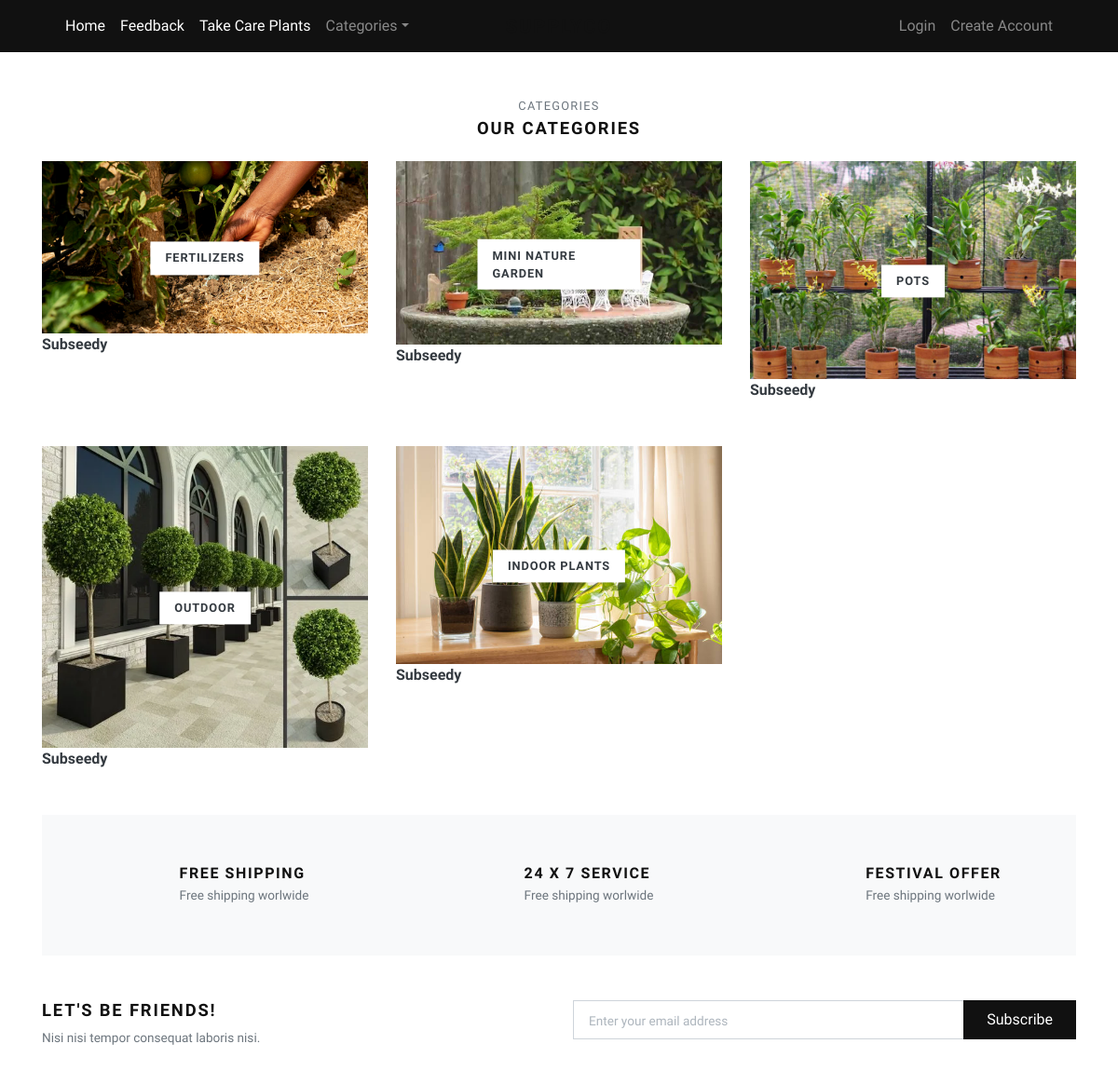
Page /categories/ on the committed database.
### store/models.py (models this page shows, shortened)
class Category(models.Model):
    status_choices = [
        ('Subseedy', 'Subseedy'),
        ('Nosubseedy', 'No subseedy'),
    ]
    title = models.CharField(max_length=50, verbose_name="Category Title")
    slug = models.SlugField(max_length=55, verbose_name="Category Slug")
    description = models.TextField(blank=True, verbose_name="Category Description")
    category_image = models.ImageField(upload_to='category', blank=True, null=True, verbose_name="Category Image")
    is_active = models.BooleanField(verbose_name="Is Active?")
    is_featured = models.BooleanField(verbose_name="Is Featured?")
    choice = models.CharField(max_length=40, choices=status_choices)
    created_at = models.DateTimeField(auto_now_add=True, verbose_name="Created Date")
    updated_at = models.DateTimeField(auto_now=True, verbose_name="Updated Date")
    class Meta:
        verbose_name_plural = 'Categories'
        ordering = ('-created_at',)

### store/views.py (the view)
# urls.py: path('categories/', views.all_categories, name="all-categories"),
def all_categories(request):
    categories = Category.objects.filter(is_active=True)
    return render(request, 'store/categories.html', {'categories': categories})

### store/context_preprocessors.py (called while the page is built)
def store_menu(request):
    categories = Category.objects.filter(is_active=True)
    context = {
        'categories_menu': categories,
    }
    return context

def cart_menu(request):
    if request.user.is_authenticated:
        cart_items= Cart.objects.filter(user=request.user)
        context = {
            'cart_items': cart_items,
        }
    else:
        context = {}
    return context

### templates/store/categories.html (shortened to what this page needs)
{% extends 'base.html' %}
{% load static %}
      {% block content %}
      <div class="container">
        <section class="pt-5">
          <header class="text-center">
            <p class="small text-muted small text-uppercase mb-1">Categories</p>
            <h2 class="h5 text-uppercase mb-4">Our categories</h2>
          </header>
          <div class="row">
          {% if categories %}
            {% for category in categories %}
              <div class="col-md-4 mb-4 mb-md-5">
                <a class="category-item" href="{% url 'store:category-products' category.slug %}">
                  <strong class="category-item-title">{{ category.title }}</strong>
                 <strong class="category-item-title1">{{ category.choice }}</strong>
                </a>
              </div>
            {% endfor %}
          {% endif %}
          </div>
        </section>
        <section class="py-5 bg-light">
          <div class="container">
            <div class="row text-center">
              <div class="col-lg-4 mb-3 mb-lg-0">
                <div class="d-inline-block">
                  <div class="media align-items-end">
                    <svg class="svg-icon svg-icon-big svg-icon-light">
                      <use xlink:href="#delivery-time-1"> </use>
                    </svg>
                    <div class="media-body text-left ml-3">
                      <h6 class="text-uppercase mb-1">Free shipping</h6>
                      <p class="text-small mb-0 text-muted">Free shipping worlwide</p>
                    </div>
                  </div>
                </div>
              </div>
              <div class="col-lg-4 mb-3 mb-lg-0">
                <div class="d-inline-block">
                  <div class="media align-items-end">
                    <svg class="svg-icon svg-icon-big svg-icon-light">
                      <use xlink:href="#helpline-24h-1"> </use>
                    </svg>
                    <div class="media-body text-left ml-3">
                      <h6 class="text-uppercase mb-1">24 x 7 service</h6>
                      <p class="text-small mb-0 text-muted">Free shipping worlwide</p>
                    </div>
                  </div>
                </div>
              </div>
              <div class="col-lg-4">
                <div class="d-inline-block">
                  <div class="media align-items-end">
                    <svg class="svg-icon svg-icon-big svg-icon-light">
                      <use xlink:href="#label-tag-1"> </use>
                    </svg>
                    <div class="media-body text-left ml-3">
                      <h6 class="text-uppercase mb-1">Festival offer</h6>
                      <p class="text-small mb-0 text-muted">Free shipping worlwide</p>
                    </div>
                  </div>
                </div>
              </div>
            </div>
          </div>
        </section>
        <section class="py-5">
          <div class="container p-0">
            <div class="row">
              <div class="col-lg-6 mb-3 mb-lg-0">
                <h5 class="text-uppercase">Let's be friends!</h5>
                <p class="text-small text-muted mb-0">Nisi nisi tempor consequat laboris nisi.</p>
              </div>
              <div class="col-lg-6">
                <form action="#">
                  <div class="input-group flex-column flex-sm-row mb-3">
                    <input class="form-control form-control-lg py-3" type="email" placeholder="Enter your email address" aria-describedby="button-addon2">
                    <div class="input-group-append">
                      <button class="btn btn-dark btn-block" id="button-addon2" type="submit">Subscribe</button>
                    </div>
                  </div>
                </form>
              </div>
            </div>
          </div>
        </section>
      </div>
      {% endblock content %}

### supplyco/static/css/style.default.css (style rules this page uses)
.text-small { font-size: 0.85rem !important; }
strong { font-weight: 700; }
.category-item { display: block; position: relative; color: #343a40; transition: all 0.3s; }
.category-item-title { display: inline-block; padding: 0.5rem 1rem; background: #fff; text-transform: uppercase; letter-spacing: 0.07em; position: absolute; top: 50%; left: 50%; -webkit-transform: translate(-50%, -50%); transform: translate(-50%, -50%); box-shadow: 0 0 5px rgba(0, 0, 0, 0.07); font-size: 0.8rem; }
.text-uppercase { text-transform: uppercase; letter-spacing: 0.1em; }
.svg-icon { width: 32px; height: 32px; vertical-align: text-bottom; stroke: currentColor; stroke-width: 3; --layer1: currentColor; --layer2: currentColor; --layer3: currentColor; }
.svg-icon.svg-icon-light { stroke-width: 2; }
.svg-icon-big { width: 48px; height: 48px; }
.btn { font-weight: 400; border: 1px solid transparent; font-family: inherit; padding: 0.375rem 1.5rem; font-size: 1rem; line-height: 1.5; border-radius: 0; transition: color 0.15s ease-in-out, background-color 0.15s ease-in-out, border-color 0.15s ease-in-out, box-shadow 0.15s ease-in-out; }
.btn-dark { color: #fff; background-color: #111111; border-color: #111111; }
body { font-family: "Libre Franklin", sans-serif; font-size: 1rem; font-weight: 400; line-height: 1.5; color: #111111; background-color: #fff; }
a { color: #dcb14a; text-decoration: none; }
h1, h2, h3, h4, h5, h6, .h1, .h2, .h3, .h4, .h5, .h6 { margin-bottom: 0.5rem; font-family: inherit; font-weight: 900; line-height: 1.2; color: inherit; }
h2, .h2 { font-size: 1.9rem; }
h5, .h5 { font-size: 1.15rem; }
h6, .h6 { font-size: 1rem; }
small, .small { font-size: 80%; font-weight: 400; }
.bg-light { background-color: #f8f9fa !important; }
.form-control { padding: 0.375rem 0.75rem; font-size: 1rem; line-height: 1.5; color: #495057; background-color: #fff; border: 1px solid #ced4da; border-radius: 0; transition: border-color 0.15s ease-in-out, box-shadow 0.15s ease-in-out; }
.form-control::placeholder { color: #adb5bd; font-size: 0.85rem; font-weight: 400; }
.form-control-lg { padding: 0.5rem 1rem; font-size: 1rem; line-height: 1.5; border-radius: 0; }

### rows in the picture
Category: title "FERTILIZERS", choice "Subseedy"
Category: title "MINI NATURE GARDEN", choice "Subseedy"
Category: title "POTS", choice "Subseedy"
Category: title "OUTDOOR", choice "Subseedy"
Category: title "INDOOR PLANTS", choice "Subseedy"
